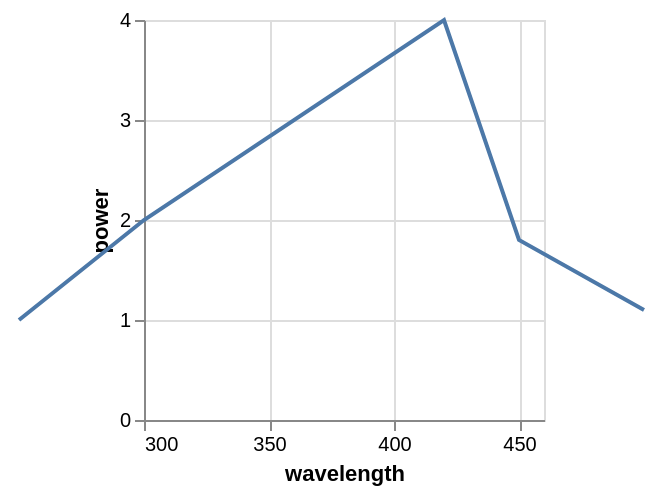

Vega-Lite specification stored for this chart:
### Vega specification from a JSON file in a GitHub repository (floating-point values rounded to 4 significant figures)
{"$schema": "https://vega.github.io/schema/vega/v5.json", "background": "white", "padding": 5, "width": 200, "height": 200, "style": "cell", "data": [{"name": "source_0", "values": [{"wavelength": 250, "power": 1}, {"wavelength": 300, "power": 2}, {"wavelength": 420, "power": 4}, {"wavelength": 450, "power": 1.8}, {"wavelength": 500, "power": 1.1}]}, {"name": "data_0", "source": "source_0", "transform": [{"type": "formula", "expr": "toNumber(datum[\"wavelength\"])", "as": "wavelength"}]}], "marks": [{"name": "marks", "type": "line", "style": ["line"], "sort": {"field": "datum[\"wavelength\"]"}, "from": {"data": "data_0"}, "encode": {"update": {"stroke": {"value": "#4c78a8"}, "x": {"scale": "x", "field": "wavelength"}, "y": {"scale": "y", "field": "power"}, "defined": {"signal": "isValid(datum[\"wavelength\"]) && isFinite(+datum[\"wavelength\"]) && isValid(datum[\"power\"]) && isFinite(+datum[\"power\"])"}}}}], "scales": [{"name": "x", "type": "linear", "domain": [300, 450], "range": [0, {"signal": "width"}], "nice": true, "zero": false}, {"name": "y", "type": "linear", "domain": {"data": "data_0", "field": "power"}, "range": [{"signal": "height"}, 0], "nice": true, "zero": true}], "axes": [{"scale": "x", "orient": "bottom", "gridScale": "y", "grid": true, "tickCount": {"signal": "ceil(width/40)"}, "domain": false, "labels": false, "maxExtent": 0, "minExtent": 0, "ticks": false, "zindex": 0}, {"scale": "y", "orient": "left", "gridScale": "x", "grid": true, "tickCount": {"signal": "ceil(height/40)"}, "domain": false, "labels": false, "maxExtent": 0, "minExtent": 0, "ticks": false, "zindex": 0}, {"scale": "x", "orient": "bottom", "grid": false, "title": "wavelength", "labelFlush": true, "labelOverlap": true, "tickCount": {"signal": "ceil(width/40)"}, "zindex": 0}, {"scale": "y", "orient": "left", "grid": false, "title": "power", "labelOverlap": true, "tickCount": {"signal": "ceil(height/40)"}, "zindex": 0}]}
